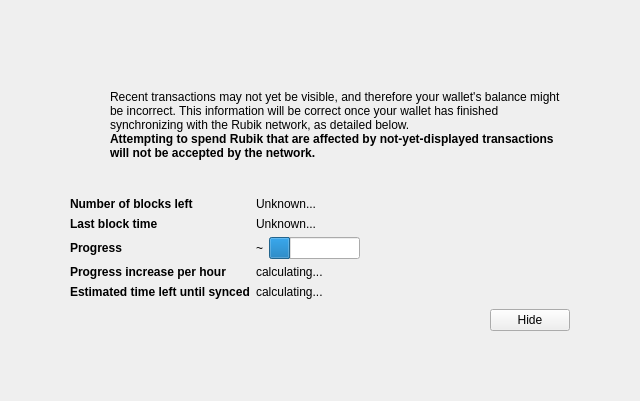
<?xml version="1.0" encoding="UTF-8"?>
<ui version="4.0">
 <class>ModalOverlay</class>
 <widget class="ModalOverlay" name="ModalOverlay">
  <property name="geometry">
   <rect>
    <x>0</x>
    <y>0</y>
    <width>640</width>
    <height>401</height>
   </rect>
  </property>
  <property name="windowTitle">
   <string>Form</string>
  </property>
  <layout class="QVBoxLayout" name="verticalLayout" stretch="0">
   <property name="sizeConstraint">
    <enum>QLayout::SetDefaultConstraint</enum>
   </property>
   <property name="leftMargin">
    <number>0</number>
   </property>
   <property name="topMargin">
    <number>0</number>
   </property>
   <property name="rightMargin">
    <number>0</number>
   </property>
   <property name="bottomMargin">
    <number>0</number>
   </property>
   <item>
    <widget class="QWidget" name="bgWidget" native="true">
     <property name="styleSheet">
      <string notr="true"/>
     </property>
     <layout class="QVBoxLayout" name="verticalLayoutMain" stretch="0">
      <property name="leftMargin">
       <number>60</number>
      </property>
      <property name="topMargin">
       <number>60</number>
      </property>
      <property name="rightMargin">
       <number>60</number>
      </property>
      <property name="bottomMargin">
       <number>60</number>
      </property>
      <item>
       <widget class="QWidget" name="contentWidget" native="true">
        <property name="styleSheet">
         <string notr="true"/>
        </property>
        <layout class="QVBoxLayout" name="verticalLayoutSub" stretch="1,0,0,0,0">
         <property name="spacing">
          <number>0</number>
         </property>
         <property name="leftMargin">
          <number>10</number>
         </property>
         <property name="topMargin">
          <number>10</number>
         </property>
         <property name="rightMargin">
          <number>10</number>
         </property>
         <property name="bottomMargin">
          <number>10</number>
         </property>
         <item>
          <layout class="QHBoxLayout" name="horizontalLayoutIconText" stretch="0,1">
           <property name="topMargin">
            <number>20</number>
           </property>
           <item>
            <layout class="QVBoxLayout" name="verticalLayoutIcon">
             <property name="leftMargin">
              <number>0</number>
             </property>
             <item>
              <widget class="QPushButton" name="warningIcon">
               <property name="enabled">
                <bool>false</bool>
               </property>
               <property name="text">
                <string/>
               </property>
               <property name="icon">
                <iconset>
                 <normaloff>:/icons/warning</normaloff>
                 <disabledoff>:/icons/warning</disabledoff>:/icons/warning</iconset>
               </property>
               <property name="iconSize">
                <size>
                 <width>48</width>
                 <height>48</height>
                </size>
               </property>
               <property name="flat">
                <bool>true</bool>
               </property>
              </widget>
             </item>
             <item>
              <spacer name="verticalSpacerWarningIcon">
               <property name="orientation">
                <enum>Qt::Vertical</enum>
               </property>
               <property name="sizeHint" stdset="0">
                <size>
                 <width>20</width>
                 <height>40</height>
                </size>
               </property>
              </spacer>
             </item>
            </layout>
           </item>
           <item>
            <layout class="QVBoxLayout" name="verticalLayoutInfoText">
             <property name="leftMargin">
              <number>0</number>
             </property>
             <property name="topMargin">
              <number>0</number>
             </property>
             <item>
              <widget class="QLabel" name="infoText">
               <property name="text">
                <string>Recent transactions may not yet be visible, and therefore your wallet's balance might be incorrect. This information will be correct once your wallet has finished synchronizing with the Rubik network, as detailed below.</string>
               </property>
               <property name="textFormat">
                <enum>Qt::RichText</enum>
               </property>
               <property name="wordWrap">
                <bool>true</bool>
               </property>
              </widget>
             </item>
             <item>
              <widget class="QLabel" name="infoTextStrong">
               <property name="font">
                <font>
                 <weight>75</weight>
                 <bold>true</bold>
                </font>
               </property>
               <property name="text">
                <string>Attempting to spend Rubik that are affected by not-yet-displayed transactions will not be accepted by the network.</string>
               </property>
               <property name="textFormat">
                <enum>Qt::RichText</enum>
               </property>
               <property name="wordWrap">
                <bool>true</bool>
               </property>
              </widget>
             </item>
             <item>
              <spacer name="verticalSpacerInTextSpace">
               <property name="orientation">
                <enum>Qt::Vertical</enum>
               </property>
               <property name="sizeHint" stdset="0">
                <size>
                 <width>20</width>
                 <height>40</height>
                </size>
               </property>
              </spacer>
             </item>
            </layout>
           </item>
          </layout>
         </item>
         <item>
          <spacer name="verticalSpacerAfterText">
           <property name="orientation">
            <enum>Qt::Vertical</enum>
           </property>
           <property name="sizeHint" stdset="0">
            <size>
             <width>20</width>
             <height>40</height>
            </size>
           </property>
          </spacer>
         </item>
         <item>
          <layout class="QFormLayout" name="formLayout">
           <property name="fieldGrowthPolicy">
            <enum>QFormLayout::FieldsStayAtSizeHint</enum>
           </property>
           <property name="horizontalSpacing">
            <number>6</number>
           </property>
           <property name="verticalSpacing">
            <number>6</number>
           </property>
           <property name="topMargin">
            <number>10</number>
           </property>
           <item row="0" column="0">
            <widget class="QLabel" name="labelNumberOfBlocksLeft">
             <property name="font">
              <font>
               <weight>75</weight>
               <bold>true</bold>
              </font>
             </property>
             <property name="text">
              <string>Number of blocks left</string>
             </property>
            </widget>
           </item>
           <item row="0" column="1">
            <widget class="QLabel" name="numberOfBlocksLeft">
             <property name="text">
              <string>Unknown...</string>
             </property>
            </widget>
           </item>
           <item row="1" column="0">
            <widget class="QLabel" name="labelLastBlockTime">
             <property name="font">
              <font>
               <weight>75</weight>
               <bold>true</bold>
              </font>
             </property>
             <property name="text">
              <string>Last block time</string>
             </property>
            </widget>
           </item>
           <item row="1" column="1">
            <widget class="QLabel" name="newestBlockDate">
             <property name="sizePolicy">
              <sizepolicy hsizetype="Maximum" vsizetype="Preferred">
               <horstretch>0</horstretch>
               <verstretch>0</verstretch>
              </sizepolicy>
             </property>
             <property name="text">
              <string>Unknown...</string>
             </property>
            </widget>
           </item>
           <item row="2" column="0">
            <widget class="QLabel" name="labelSyncDone">
             <property name="font">
              <font>
               <weight>75</weight>
               <bold>true</bold>
              </font>
             </property>
             <property name="text">
              <string>Progress</string>
             </property>
            </widget>
           </item>
           <item row="2" column="1">
            <layout class="QHBoxLayout" name="horizontalLayoutSync" stretch="0,1">
             <item>
              <widget class="QLabel" name="percentageProgress">
               <property name="text">
                <string notr="true">~</string>
               </property>
              </widget>
             </item>
             <item>
              <widget class="QProgressBar" name="progressBar">
               <property name="value">
                <number>24</number>
               </property>
               <property name="format">
                <string/>
               </property>
              </widget>
             </item>
            </layout>
           </item>
           <item row="4" column="0">
            <widget class="QLabel" name="labelProgressIncrease">
             <property name="font">
              <font>
               <weight>75</weight>
               <bold>true</bold>
              </font>
             </property>
             <property name="text">
              <string>Progress increase per hour</string>
             </property>
            </widget>
           </item>
           <item row="4" column="1">
            <widget class="QLabel" name="progressIncreasePerH">
             <property name="text">
              <string>calculating...</string>
             </property>
            </widget>
           </item>
           <item row="5" column="0">
            <widget class="QLabel" name="labelEstimatedTimeLeft">
             <property name="font">
              <font>
               <weight>75</weight>
               <bold>true</bold>
              </font>
             </property>
             <property name="text">
              <string>Estimated time left until synced</string>
             </property>
            </widget>
           </item>
           <item row="5" column="1">
            <widget class="QLabel" name="expectedTimeLeft">
             <property name="text">
              <string>calculating...</string>
             </property>
            </widget>
           </item>
          </layout>
         </item>
         <item>
          <layout class="QHBoxLayout" name="horizontalLayoutButtons">
           <property name="leftMargin">
            <number>10</number>
           </property>
           <property name="topMargin">
            <number>10</number>
           </property>
           <item>
            <spacer name="horizontalSpacer">
             <property name="orientation">
              <enum>Qt::Horizontal</enum>
             </property>
             <property name="sizeHint" stdset="0">
              <size>
               <width>40</width>
               <height>20</height>
              </size>
             </property>
            </spacer>
           </item>
           <item>
            <widget class="QPushButton" name="closeButton">
             <property name="text">
              <string>Hide</string>
             </property>
            </widget>
           </item>
          </layout>
         </item>
         <item>
          <layout class="QVBoxLayout" name="verticalLayout_2">
           <item>
            <spacer name="verticalSpacer">
             <property name="orientation">
              <enum>Qt::Vertical</enum>
             </property>
             <property name="sizeHint" stdset="0">
              <size>
               <width>20</width>
               <height>40</height>
              </size>
             </property>
            </spacer>
           </item>
          </layout>
         </item>
        </layout>
       </widget>
      </item>
     </layout>
    </widget>
   </item>
  </layout>
 </widget>
 <customwidgets>
  <customwidget>
   <class>ModalOverlay</class>
   <extends>QWidget</extends>
   <header>modaloverlay.h</header>
   <container>1</container>
  </customwidget>
 </customwidgets>
 <resources/>
 <connections/>
</ui>
